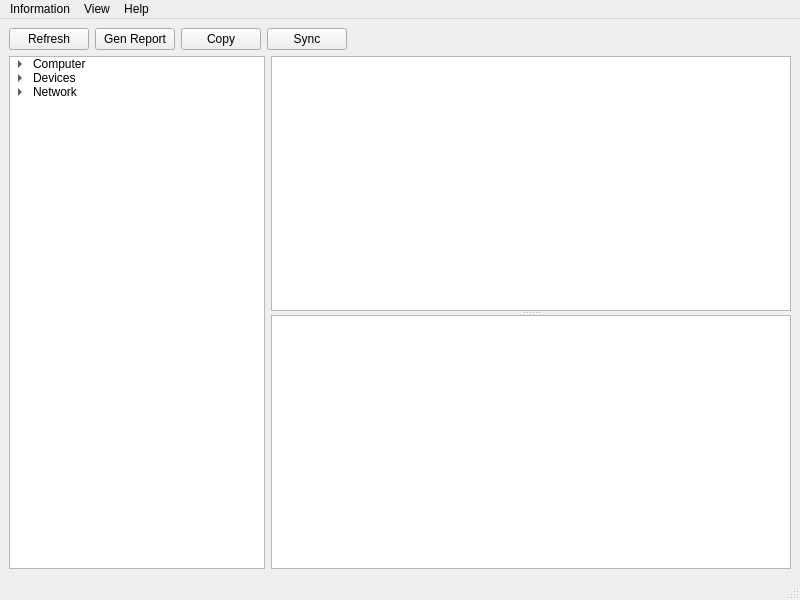
<?xml version="1.0" encoding="UTF-8"?>
<ui version="4.0">
 <class>MainWindow</class>
 <widget class="QMainWindow" name="MainWindow">
  <property name="geometry">
   <rect>
    <x>0</x>
    <y>0</y>
    <width>800</width>
    <height>600</height>
   </rect>
  </property>
  <property name="windowTitle">
   <string>MainWindow</string>
  </property>
  <widget class="QWidget" name="centralwidget">
   <layout class="QGridLayout" name="gridLayout">
    <item row="1" column="0">
     <widget class="QTreeWidget" name="treeWidget">
      <property name="sizePolicy">
       <sizepolicy hsizetype="Maximum" vsizetype="Expanding">
        <horstretch>0</horstretch>
        <verstretch>0</verstretch>
       </sizepolicy>
      </property>
      <property name="styleSheet">
       <string notr="true">border-color: rgb(32, 130, 136);
selection-background-color: rgb(32, 130, 136);
selection-color: rgb(255, 255, 255);</string>
      </property>
      <property name="headerHidden">
       <bool>true</bool>
      </property>
      <column>
       <property name="text">
        <string>Header</string>
       </property>
      </column>
      <item>
       <property name="text">
        <string>Computer</string>
       </property>
       <item>
        <property name="text">
         <string>Summary</string>
        </property>
       </item>
       <item>
        <property name="text">
         <string>Operating System</string>
        </property>
       </item>
       <item>
        <property name="text">
         <string>Security</string>
        </property>
       </item>
       <item>
        <property name="text">
         <string>Kernel Modules</string>
        </property>
       </item>
       <item>
        <property name="text">
         <string>Boots</string>
        </property>
       </item>
       <item>
        <property name="text">
         <string>Memory Usage</string>
        </property>
       </item>
       <item>
        <property name="text">
         <string>Filesystems</string>
        </property>
       </item>
       <item>
        <property name="text">
         <string>Displays</string>
        </property>
       </item>
       <item>
        <property name="text">
         <string>Users</string>
        </property>
       </item>
       <item>
        <property name="text">
         <string>Groups</string>
        </property>
       </item>
      </item>
      <item>
       <property name="text">
        <string>Devices</string>
       </property>
       <item>
        <property name="text">
         <string>System DMI</string>
        </property>
       </item>
       <item>
        <property name="text">
         <string>Processor</string>
        </property>
       </item>
       <item>
        <property name="text">
         <string>Graphic Processors</string>
        </property>
       </item>
       <item>
        <property name="text">
         <string>Monitors</string>
        </property>
       </item>
       <item>
        <property name="text">
         <string>Memory Devices</string>
        </property>
       </item>
       <item>
        <property name="text">
         <string>PCI Devices</string>
        </property>
       </item>
       <item>
        <property name="text">
         <string>USB Devices</string>
        </property>
       </item>
       <item>
        <property name="text">
         <string>Firmware</string>
        </property>
       </item>
       <item>
        <property name="text">
         <string>Battery</string>
        </property>
       </item>
       <item>
        <property name="text">
         <string>Sensors</string>
        </property>
       </item>
       <item>
        <property name="text">
         <string>Input Devices</string>
        </property>
       </item>
       <item>
        <property name="text">
         <string>Storage</string>
        </property>
       </item>
      </item>
      <item>
       <property name="text">
        <string>Network</string>
       </property>
       <item>
        <property name="text">
         <string>Interfaces</string>
        </property>
       </item>
       <item>
        <property name="text">
         <string>IP Connections</string>
        </property>
       </item>
       <item>
        <property name="text">
         <string>Routing Table</string>
        </property>
       </item>
      </item>
     </widget>
    </item>
    <item row="0" column="0" colspan="2">
     <layout class="QHBoxLayout" name="horizontalLayout_2">
      <item>
       <widget class="QPushButton" name="pushButton_5">
        <property name="text">
         <string>Refresh</string>
        </property>
       </widget>
      </item>
      <item>
       <widget class="QPushButton" name="pushButton_6">
        <property name="text">
         <string>Gen Report</string>
        </property>
       </widget>
      </item>
      <item>
       <widget class="QPushButton" name="pushButton_7">
        <property name="text">
         <string>Copy</string>
        </property>
       </widget>
      </item>
      <item>
       <widget class="QPushButton" name="pushButton_8">
        <property name="text">
         <string>Sync</string>
        </property>
       </widget>
      </item>
      <item>
       <spacer name="horizontalSpacer">
        <property name="orientation">
         <enum>Qt::Horizontal</enum>
        </property>
        <property name="sizeHint" stdset="0">
         <size>
          <width>418</width>
          <height>20</height>
         </size>
        </property>
       </spacer>
      </item>
     </layout>
    </item>
    <item row="1" column="1">
     <widget class="QSplitter" name="splitter">
      <property name="orientation">
       <enum>Qt::Vertical</enum>
      </property>
      <widget class="QTableWidget" name="tableWidget_up">
       <property name="sizePolicy">
        <sizepolicy hsizetype="Expanding" vsizetype="Expanding">
         <horstretch>0</horstretch>
         <verstretch>0</verstretch>
        </sizepolicy>
       </property>
       <property name="styleSheet">
        <string notr="true">border-color: rgb(32, 130, 136);
selection-background-color: rgb(32, 130, 136);
selection-color: rgb(255, 255, 255);</string>
       </property>
       <property name="sizeAdjustPolicy">
        <enum>QAbstractScrollArea::AdjustIgnored</enum>
       </property>
       <property name="dragEnabled">
        <bool>false</bool>
       </property>
       <property name="alternatingRowColors">
        <bool>false</bool>
       </property>
       <property name="selectionMode">
        <enum>QAbstractItemView::SingleSelection</enum>
       </property>
       <property name="selectionBehavior">
        <enum>QAbstractItemView::SelectRows</enum>
       </property>
       <property name="showGrid">
        <bool>false</bool>
       </property>
       <property name="gridStyle">
        <enum>Qt::NoPen</enum>
       </property>
       <property name="wordWrap">
        <bool>true</bool>
       </property>
       <attribute name="horizontalHeaderCascadingSectionResizes">
        <bool>false</bool>
       </attribute>
       <attribute name="horizontalHeaderStretchLastSection">
        <bool>true</bool>
       </attribute>
       <attribute name="verticalHeaderVisible">
        <bool>false</bool>
       </attribute>
       <attribute name="verticalHeaderShowSortIndicator" stdset="0">
        <bool>false</bool>
       </attribute>
       <attribute name="verticalHeaderStretchLastSection">
        <bool>false</bool>
       </attribute>
      </widget>
      <widget class="QTableWidget" name="tableWidget_down"/>
     </widget>
    </item>
   </layout>
  </widget>
  <widget class="QMenuBar" name="menubar">
   <property name="geometry">
    <rect>
     <x>0</x>
     <y>0</y>
     <width>800</width>
     <height>22</height>
    </rect>
   </property>
   <widget class="QMenu" name="menuInformation">
    <property name="title">
     <string>Information</string>
    </property>
   </widget>
   <widget class="QMenu" name="menuView">
    <property name="title">
     <string>View</string>
    </property>
   </widget>
   <widget class="QMenu" name="menuHelp">
    <property name="title">
     <string>Help</string>
    </property>
   </widget>
   <addaction name="menuInformation"/>
   <addaction name="menuView"/>
   <addaction name="menuHelp"/>
  </widget>
  <widget class="QStatusBar" name="statusbar"/>
 </widget>
 <resources/>
 <connections/>
</ui>
